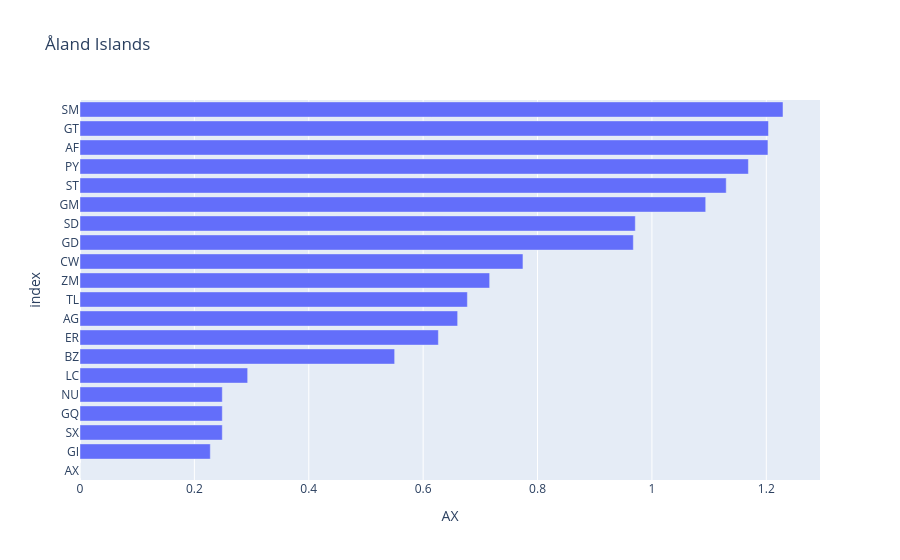

The cell this chart's notebook holds for it:
### Code cell
country = "AX"
top_n = 20
df_plot = df_country_dist_w1.sort_values(country, ascending=True)[[country]].head(top_n)
px.bar(df_plot, x=country, title=uf.get_country_info(country).iloc[0, 0])

### Figure 1 — Plotly figure (JSON) as saved in the notebook; plotly's stock layout.template omitted (floating-point values rounded to 4 significant figures)
{"data": [{"hovertemplate": "AX=%{x}<br>index=%{y}<extra></extra>", "legendgroup": "", "marker": {"color": "#636efa", "pattern": {"shape": ""}}, "name": "", "orientation": "h", "showlegend": false, "textposition": "auto", "x": [0.0, 0.2278, 0.2488, 0.2488, 0.2488, 0.2932, 0.5502, 0.6266, 0.6603, 0.6774, 0.7163, 0.7745, 0.9675, 0.9709, 1.094, 1.13, 1.169, 1.203, 1.204, 1.229], "xaxis": "x", "y": ["AX", "GI", "SX", "GQ", "NU", "LC", "BZ", "ER", "AG", "TL", "ZM", "CW", "GD", "SD", "GM", "ST", "PY", "AF", "GT", "SM"], "yaxis": "y", "type": "bar"}], "layout": {"xaxis": {"anchor": "y", "domain": [0.0, 1.0], "title": {"text": "AX"}}, "yaxis": {"anchor": "x", "domain": [0.0, 1.0], "title": {"text": "index"}}, "legend": {"tracegroupgap": 0}, "title": {"text": "Åland Islands"}, "barmode": "relative"}}
